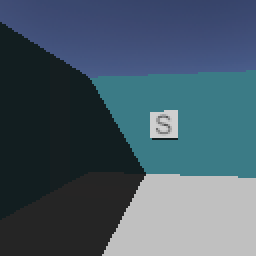
#> input picture controllers/movement_test/vision.png, 128 x 128 px (shown 2 times larger)
$ python -i HSURotateDetection.py   (imports and definitions only)
#> lines starting #> are read from the running program, lines starting #| are printed output that depends on the picture; after the words box and inside, x2 and y2 are one past the last pixel; in counts of white or black regions, pixels touching at a corner belong together
#> further down, picture is the input picture: shape (128, 128, 3); mean B, G, R 103.4, 90.3, 70.8
#https://docs.opencv.org/3.4/d4/d73/tutorial_py_contours_begin.html
# Finidng largest countour StackOverFlow: https://stackoverflow.com/questions/44588279/find-and-draw-the-largest-contour-in-opencv-on-a-specific-color-python/44591580
# Thresholding - https://opencv-python-tutroals.readthedocs.io/en/latest/py_tutorials/py_imgproc/py_thresholding/py_thresholding.html
# Adaptive Thresholding - https://docs.opencv.org/master/d7/d4d/tutorial_py_thresholding.html
# Image Operations Docs - https://docs.opencv.org/3.2.0/d0/d86/tutorial_py_image_arithmetics.html
# Array Operations DOcs - https://docs.opencv.org/2.4/modules/core/doc/operations_on_arrays.html#void%20split(const%20Mat&%20src,%20Mat*%20mvbegin)
# Find contour video: https://www.youtube.com/watch?v=_aTC-Rc4Io0
# Contour tutorial: http://opencvpython.blogspot.com/2012/06/hi-this-article-is-tutorial-which-try.html
# Getting most recent camera frame: https://stackoverflow.com/questions/41412057/get-most-recent-frame-from-webcam
# Contour Features: https://opencv-python-tutroals.readthedocs.io/en/latest/py_tutorials/py_imgproc/py_contours/py_contour_features/py_contour_features.html
# Filling contours: https://answers.opencv.org/question/129207/contour-filling-with-drawcontours-fills-area-inside-contours/
# Contour Filtering: https://answers.opencv.org/question/65005/in-python-how-can-i-reduce-a-list-of-contours-to-those-of-a-specified-size/

import cv2
import numpy as np
import time

lower_red = np.array([0,0,100])
upper_red = np.array([255,255,255])

'''cap = cv2.VideoCapture(0)
cap.set(cv2.CAP_PROP_FRAME_WIDTH, 320)
cap.set(cv2.CAP_PROP_FRAME_HEIGHT, 240)
cap.set(cv2.CAP_PROP_FPS,9)'''

def testThreshold(img):
    #convert from BGR to HSV color space
    imgCopy = img.copy()
    gray = cv2.cvtColor(img, cv2.COLOR_BGR2GRAY)
    #apply threshold
    thresh = cv2.threshold(gray, 140, 255, cv2.THRESH_BINARY) [1]

    # draw all contours in green and accepted ones in red
    contours, h = cv2.findContours(thresh, cv2.RETR_TREE, cv2.CHAIN_APPROX_SIMPLE)
    cv2.imwrite("unthresholded.png", gray)
    #cv2.drawContours(gray, contours, -1, (0, 255, 0), 1)
    cv2.drawContours(gray, contours, -1, (150, 155, 155), 1)
    cv2.imwrite("thresholded.png", gray)


def RotateImage(i,angle, scale, border_mode=cv2.BORDER_CONSTANT):
    """
    Return the rotated and scaled image.
    By default the border_mode arg is BORDER_CONSTANT
    """
    (h, w) = i.shape[:2]
    print ("h:{0}  w:{1}".format(h,w))
    center = (w // 2, h // 2)
    M = cv2.getRotationMatrix2D(center, angle, scale)
    return cv2.warpAffine(i, M, (w,h) ,flags=cv2.INTER_CUBIC, borderMode=border_mode )

def areaFilter(img, contours, threshold_area):
    for i in range(0,len(contours)):
        area = cv2.contourArea(contours[i])
        #print("Area considered: " + str(area))
        if area < threshold_area:
            cv2.drawContours(img, contours, i, (0,0,0), cv2.FILLED);
    return img

def areaFilterPrint(img, contours, threshold_area):
    for i in range(0,len(contours)):
        area = cv2.contourArea(contours[i])
        print("Area considered smid: " + str(area))
        if area < threshold_area:
            cv2.drawContours(img, contours, i, (0,0,0), cv2.FILLED);
    return img

def HSUDetect(img):
    #Getting images + applying thresholding
    black = np.zeros((240,320,3), dtype="uint8") #Completely Black Image, (width, height

    #To get rid of buffer
    '''
    for i in range(9):
        cap.grab()
    '''
    orig = img
    frame = cv2.cvtColor(orig, cv2.COLOR_BGR2GRAY)
    img = cv2.GaussianBlur(frame, (9, 9), 6)
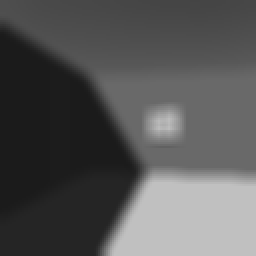
#> img: shape (128, 128) (shown 2 times larger); min 27, max 192, mean 86
    dst = cv2.adaptiveThreshold( img, 255, cv2.ADAPTIVE_THRESH_GAUSSIAN_C, cv2.THRESH_BINARY_INV, 17, 2) #cv2.THRESH_BINARY, 15, -1) #cv2.THRESH_BINARY_INV, 17, 2)
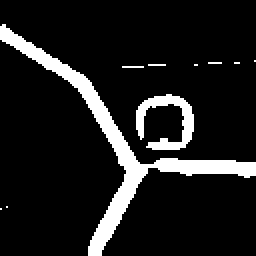
#> dst: shape (128, 128) (shown 2 times larger); 11.3% white; 10 white regions (8 under 20 px)
    #dum, dst = cv2.threshold(img,20,255,cv2.THRESH_BINARY_INV+cv2.THRESH_OTSU)

    (cont, h) = cv2.findContours(dst.copy(), cv2.RETR_EXTERNAL, cv2.CHAIN_APPROX_SIMPLE)
#> cont = 10 contours, 8 with area under 20; largest, box (x1, y1, x2, y2) and area: (0, 12, 128, 128) 1274, (68, 47, 97, 75) 268; h = [[1, -1, -1, -1], [2, 0, -1, -1], [3, 1, -1, -1], [4, 2, -1, -1], [5, 3, -1, -1], [6, 4, -1, -1], [7, 5, -1, -1], [8, 6, -1, -1], [9, 7, -1, -1], [-1, 8, -1, -1]]

    # Contour Filter (by area and dimension filtering)
    threshold_area = 500     #threshold area
    aCount = 0
    hCount = 0
    for i in range(0,len(cont)):
        area = cv2.contourArea(cont[i])
        x,y,width,height = cv2.boundingRect(cont[i])
        if area < threshold_area:
            cv2.drawContours(dst, cont, i, (0,0,0), cv2.FILLED)
            #aCount+=1
        if height > 200:
            cv2.drawContours(dst, cont, i, (0,0,0), cv2.FILLED)
        if width > 200:
            cv2.drawContours(dst, cont, i, (0,0,0), cv2.FILLED)
        if height * width > 22500:
            cv2.drawContours(dst, cont, i, (0,0,0), cv2.FILLED)
#> this loop made 10 passes
#> (area, x, y, width, height) on passes 3, 10: (267.5, 68, 47, 29, 28), (1274, 0, 12, 128, 116)
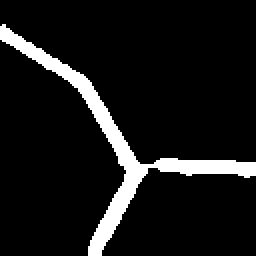
#> dst: shape (128, 128) (shown 2 times larger); 8.9% white; 1 white region
    #print("Area Filtered: " + str(aCount))


    #Finding Contours:
    (contours, h) = cv2.findContours(dst.copy(), cv2.RETR_EXTERNAL, cv2.CHAIN_APPROX_SIMPLE)
#> contours = 1 contour; box (x1, y1, x2, y2) and area: (0, 12, 128, 128) 1274; h = [[-1, -1, -1, -1]]
    cv2.imwrite("parsedimg.png", dst)
    #print(len(contours))
    if len(contours) == 0:
        print("No Letters!")
        return None
    dstcopy = dst.copy()

    #Countour manipulation to get region of interest
    c = max(contours, key = cv2.contourArea) # largest countour
#> c = contour of 211 points, box (x1, y1, x2, y2) (0, 12, 128, 128), area 1274
    contourcolor = (255,255,255) #B, G, R
    x,y,w,h = cv2.boundingRect(c)
#> w = 128; h = 116
    if x>5:
        x -= 5
    if y>5:
        y -= 5
#> y = 7
    w += 10
#> w = 138
    h += 10
#> h = 126
    #print("x: {}, y: {}, w:{}, h:{}".format(x,y,w,h))


    #Drawing Countours or Green Contours:
    cv2.rectangle(orig,(x,y),(x+w,y+h),(0,255,0),2) # draw the book contour (in green)
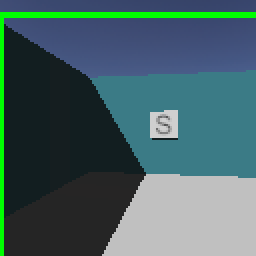
#> orig: shape (128, 128, 3) (shown 2 times larger); 3.8% of pixels changed, all inside (x1, y1, x2, y2) = (0, 6, 128, 128)
    #cv2.rectangle(black, (x,y), (x+w, y+h), (255,255,0), 2)
    #cv2.drawContours(black, c, -1, contourcolor, -1)#, cv2.FILLED)
    #cv2.drawContours(orig, contours, -1, contourcolor, 3) #-1 is index of countour to draw. -1 means all. 3 - thickness of the lines

    # Image rotation

    sliced = dst[y:y+h, x:x+w]
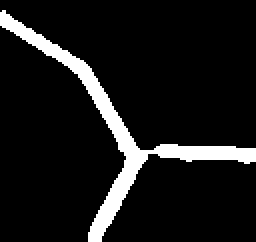
#> sliced: shape (121, 128) (shown 2 times larger); 9.5% white; 1 white region
    angle = cv2.minAreaRect(c)[-1]
#> angle = -22.17
    #(h, w) = sliced.shape[:2]
    #print ("h:{0}  w:{1}".format(h,w))
    center = (w // 2, h // 2)
#> center = (69, 63)
    M = cv2.getRotationMatrix2D(center, angle, 1.0)
#> M = [[0.926, -0.377, 28.87], [0.377, 0.926, -21.38]]
    dst2 = cv2.warpAffine(sliced, M, (w,h) ,flags=cv2.INTER_CUBIC, borderMode=cv2.BORDER_CONSTANT)
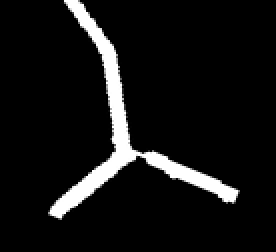
#> dst2: shape (126, 138) (shown 2 times larger); min 0, max 255, mean 19.9
    (h2, w2) = dst2.shape
#> h2 = 126; w2 = 138
    print ("h:{0}  w:{1}".format(h2,w2))
#| h:126  w:138

    # Grabbing contour of rotated image (determine if needs 90 deg rotate)
    (contours, __) = cv2.findContours(dst2.copy(), cv2.RETR_EXTERNAL, cv2.CHAIN_APPROX_SIMPLE)
#> contours = 13 contours, 12 with area under 20; largest, box (x1, y1, x2, y2) and area: (24, 0, 120, 110) 1408
    c2 = max(contours, key = cv2.contourArea) # largest countour
#> c2 = contour of 362 points, box (x1, y1, x2, y2) (24, 0, 120, 110), area 1408
    x2,y2,w2,h2 = cv2.boundingRect(c2)
#> x2 = 24; y2 = 0; w2 = 96; h2 = 110
    '''x2 += 10
    y2 += 10
    w2 -= 10
    h2 -= 10'''
    #print("x2: {}, y2: {}, w2:{}, h2:{}".format(x2,y2,w2,h2))
    #cv2.rectangle(dst2,(x2,y2),(x2+w2,y2+h2),(255,255,255),2)
    #print(angle)

    # Rotates 90 if needed
    if (w2 >= h2):  #width must be smaller than height
        dst2 = RotateImage(dst2,90,1.0)


    # [9 lines of commented-out code are left out]

    (cont, h) = cv2.findContours(dst2.copy(), cv2.RETR_EXTERNAL, cv2.CHAIN_APPROX_SIMPLE)
#> cont has the same summary as contours; h = 13 rows, first 6: [1, -1, -1, -1], [2, 0, -1, -1], [3, 1, -1, -1], [4, 2, -1, -1], [5, 3, -1, -1], [6, 4, -1, -1]
    threshold_area = 100     #threshold area
    for i in range(0,len(cont)):
        area = cv2.contourArea(cont[i])
        if area < threshold_area:
            cv2.drawContours(dst2, cont, i, (0,0,0), cv2.FILLED);
#> this loop made 13 passes
#> area on pass 13: 1408.5
#> dst2: shape (126, 138); 0.07% of pixels changed, all inside (x1, y1, x2, y2) = (38, 1, 66, 84)


    #dst = cv2.adaptiveThreshold( img, 255, cv2.ADAPTIVE_THRESH_GAUSSIAN_C, cv2.THRESH_BINARY_INV, 17, 2)

    # Gathering slices
    (roiy,roix) = dst2.shape
#> roiy = 126; roix = 138
    # print ("y:{0} x:{1}".format(y,x))
    top = dst2[0:(roiy//3),0:roix]
    mid = dst2[int(roiy*0.37):int(roiy*0.63),0:roix]
    smid = dst2[8+int(roiy*0.40):int(roiy*0.55),0:roix]
    bot = dst2[2*roiy//3:roiy,0:roix]
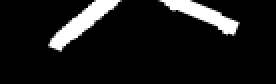
#> bot: shape (42, 138) (shown 2 times larger); min 0, max 255, mean 24.3


    # Area filter on each of the slices
    (contop, h) = cv2.findContours(top.copy(), cv2.RETR_EXTERNAL, cv2.CHAIN_APPROX_SIMPLE)
#> contop = 2 contours, 1 with area under 20; largest, box (x1, y1, x2, y2) and area: (30, 0, 62, 42) 336; h = [[1, -1, -1, -1], [-1, 0, -1, -1]]
    (conmid, h) = cv2.findContours(mid.copy(), cv2.RETR_EXTERNAL, cv2.CHAIN_APPROX_SIMPLE)
#> conmid = 2 contours, 1 with area under 20; largest, box (x1, y1, x2, y2) and area: (52, 0, 86, 33) 311
    (consmid, h) = cv2.findContours(smid.copy(), cv2.RETR_EXTERNAL, cv2.CHAIN_APPROX_SIMPLE) #For S
#> consmid = 1 contour; box (x1, y1, x2, y2) and area: (54, 0, 67, 11) 81; h = [[-1, -1, -1, -1]]
    (conbot, h) = cv2.findContours(bot.copy(), cv2.RETR_EXTERNAL, cv2.CHAIN_APPROX_SIMPLE)
#> conbot = 3 contours, 1 with area under 20; largest, box (x1, y1, x2, y2) and area: (24, 0, 61, 26) 304, (79, 0, 120, 19) 250; h = [[1, -1, -1, -1], [2, 0, -1, -1], [-1, 1, -1, -1]]

    areaFilter(top, contop, 20)
#> the loop in areaFilter, `for i in range(0,len(contours)):` made 2 passes
#> area on pass 2: 336.5
    areaFilter(mid, conmid, 20)
#> the loop in areaFilter (call 2), `for i in range(0,len(contours)):` made 2 passes
#> area on pass 2: 311
    areaFilter(smid, consmid, 20)
    areaFilter(bot, conbot, 20)

    #Calculating HSU
    (contop, h) = cv2.findContours(top.copy(), cv2.RETR_EXTERNAL, cv2.CHAIN_APPROX_SIMPLE)
#> contop = 1 contour; box (x1, y1, x2, y2) and area: (30, 0, 62, 42) 336; h = [[-1, -1, -1, -1]]
    (conmid, h) = cv2.findContours(mid.copy(), cv2.RETR_EXTERNAL, cv2.CHAIN_APPROX_SIMPLE)
#> conmid = 1 contour; box (x1, y1, x2, y2) and area: (52, 0, 86, 33) 311
    (consmid, h) = cv2.findContours(smid.copy(), cv2.RETR_EXTERNAL, cv2.CHAIN_APPROX_SIMPLE) #For S
    (conbot, h) = cv2.findContours(bot.copy(), cv2.RETR_EXTERNAL, cv2.CHAIN_APPROX_SIMPLE)
#> conbot = 2 contours; box (x1, y1, x2, y2) and area: (24, 0, 61, 26) 304, (79, 0, 120, 19) 250; h = [[1, -1, -1, -1], [-1, 0, -1, -1]]

    '''
    widthmin = 20
    widthmax = 300
    heightmin = 20
    heightmax = 300
    print("Top: {}, Mid: {}, Bot: {}".format(len(contop), len(conmid), len(conbot)))
    for cnt in contop:
        rect = cv2.minAreaRect(cnt)       #I have used min Area rect for better result
        width = rect[1][0]
        height = rect[1][1]
        if (width>widthmax) and (height >heightmax) and (width <= widthMin) and (height < heightMin):
            del cnt
    cv2.drawContours(black, contop, 0, contourcolor, 3)
    '''

    # Determing HSU
    print("Top: {}, Mid: {}, SMid: {}, Bot: {}".format(len(contop), len(conmid), len(consmid), len(conbot)))
#| Top: 1, Mid: 1, SMid: 1, Bot: 2
    if len(contop) == 2 and len(conmid) == 1 and len(conbot) == 2:
        print("H DETECTED")
    elif len(contop) == 1 and len(consmid) == 1 and len(conbot) == 1:
        print("S DETECTED")
    elif (len(contop) == 2 and len(conmid) == 2 and len(conbot) == 1) or (len(contop) == 1 and len(conmid) == 2 and len(conbot) == 2):
        print("U DETECTED")

    #Showing Image
   # cv2.imshow('Camera1', frame)
    cv2.imshow('dst', dst)
    cv2.imshow("RETR_EXTERNAL", orig)
   # cv2.imshow('black', black)
   # cv2.imshow('slice', sliced)
    cv2.imshow('dst2', dst2)


    (smidh, smidw) = smid.shape
#> smidh = 11; smidw = 138
    cv2.imshow('top', top)
    cv2.imshow('mid', mid)
    if smidh!=0 and smidw!=0:
        cv2.imshow('smid', smid)
    cv2.imshow('bot', bot)

    # Break key
    # if cv2.waitKey(1) & 0xFF == ord('q'): #press q to exit
    #     break


# cap.release()
# [1 line not run here, left out]

>>> import cv2
>>> picture = cv2.imread('vision.png')
>>> result = HSUDetect(picture)
